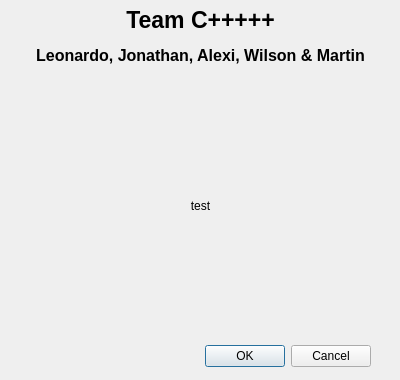
<?xml version="1.0" encoding="UTF-8"?>
<ui version="4.0">
 <class>about</class>
 <widget class="QDialog" name="about">
  <property name="geometry">
   <rect>
    <x>0</x>
    <y>0</y>
    <width>400</width>
    <height>380</height>
   </rect>
  </property>
  <property name="windowTitle">
   <string>About Team C+++++</string>
  </property>
  <widget class="QDialogButtonBox" name="buttonBox">
   <property name="geometry">
    <rect>
     <x>30</x>
     <y>340</y>
     <width>341</width>
     <height>32</height>
    </rect>
   </property>
   <property name="orientation">
    <enum>Qt::Horizontal</enum>
   </property>
   <property name="standardButtons">
    <set>QDialogButtonBox::Cancel|QDialogButtonBox::Ok</set>
   </property>
  </widget>
  <widget class="QLabel" name="label">
   <property name="geometry">
    <rect>
     <x>80</x>
     <y>10</y>
     <width>241</width>
     <height>20</height>
    </rect>
   </property>
   <property name="font">
    <font>
     <pointsize>17</pointsize>
     <weight>75</weight>
     <bold>true</bold>
    </font>
   </property>
   <property name="text">
    <string>Team C+++++</string>
   </property>
   <property name="alignment">
    <set>Qt::AlignCenter</set>
   </property>
  </widget>
  <widget class="QLabel" name="label_2">
   <property name="geometry">
    <rect>
     <x>20</x>
     <y>40</y>
     <width>361</width>
     <height>31</height>
    </rect>
   </property>
   <property name="font">
    <font>
     <pointsize>12</pointsize>
     <weight>75</weight>
     <bold>true</bold>
    </font>
   </property>
   <property name="text">
    <string>Leonardo, Jonathan, Alexi, Wilson &amp; Martin</string>
   </property>
   <property name="alignment">
    <set>Qt::AlignCenter</set>
   </property>
  </widget>
  <widget class="QLabel" name="label_3">
   <property name="geometry">
    <rect>
     <x>30</x>
     <y>80</y>
     <width>341</width>
     <height>251</height>
    </rect>
   </property>
   <property name="text">
    <string>test</string>
   </property>
   <property name="alignment">
    <set>Qt::AlignCenter</set>
   </property>
  </widget>
 </widget>
 <resources/>
 <connections>
  <connection>
   <sender>buttonBox</sender>
   <signal>accepted()</signal>
   <receiver>about</receiver>
   <slot>accept()</slot>
   <hints>
    <hint type="sourcelabel">
     <x>248</x>
     <y>254</y>
    </hint>
    <hint type="destinationlabel">
     <x>157</x>
     <y>274</y>
    </hint>
   </hints>
  </connection>
  <connection>
   <sender>buttonBox</sender>
   <signal>rejected()</signal>
   <receiver>about</receiver>
   <slot>reject()</slot>
   <hints>
    <hint type="sourcelabel">
     <x>316</x>
     <y>260</y>
    </hint>
    <hint type="destinationlabel">
     <x>286</x>
     <y>274</y>
    </hint>
   </hints>
  </connection>
 </connections>
</ui>
